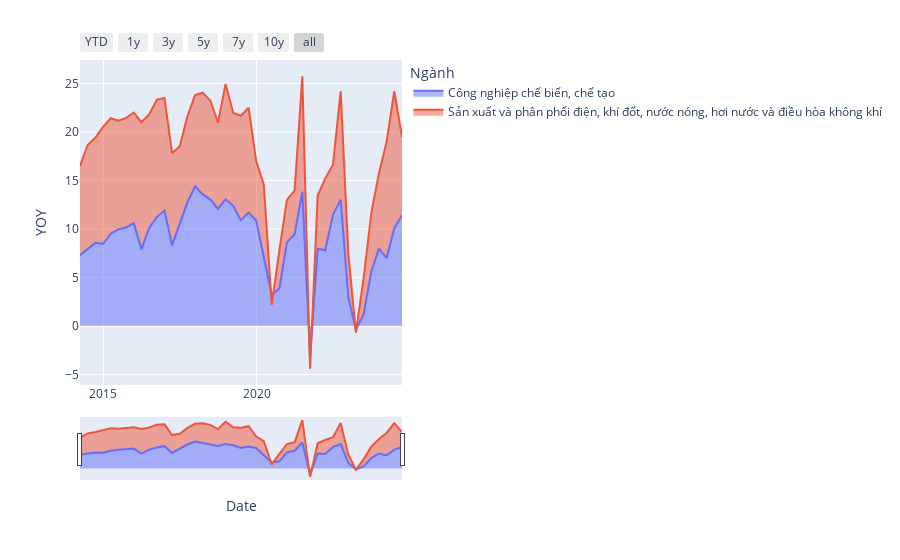

Notebook cell for this chart:
### Code cell
import pandas as pd
import plotly.express as px
import plotly.graph_objects as go

df_show = dfs_gdp_ss[
    (
        (dfs_gdp_ss["Ngành"] == "Công nghiệp chế biến, chế tạo")
        | (
            dfs_gdp_ss["Ngành"]
            == "Sản xuất và phân phối điện, khí đốt, nước nóng, hơi nước và điều hòa không khí"
        )
    )
]

fig = px.area(df_show, x="Date", y="YOY", color="Ngành")

fig.update_xaxes(
    rangeslider_visible=True,
    rangeselector=dict(
        buttons=[
            dict(count=1, label="YTD", step="year", stepmode="todate"),
            dict(count=1, label="1y", step="year", stepmode="backward"),
            dict(count=3, label="3y", step="year", stepmode="backward"),
            dict(count=5, label="5y", step="year", stepmode="backward"),
            dict(count=7, label="7y", step="year", stepmode="backward"),
            dict(count=10, label="10y", step="year", stepmode="backward"),
            dict(step="all"),
        ]
    ),
)

fig.show()

### Figure 1 — Plotly figure (JSON) as saved in the notebook; plotly's stock layout.template omitted (floating-point values rounded to 4 significant figures)
{"data": [{"fillpattern": {"shape": ""}, "hovertemplate": "Ngành=Công nghiệp chế biến, chế tạo<br>Date=%{x}<br>YOY=%{y}<extra></extra>", "legendgroup": "Công nghiệp chế biến, chế tạo", "line": {"color": "#636efa"}, "marker": {"symbol": "circle"}, "mode": "lines", "name": "Công nghiệp chế biến, chế tạo", "orientation": "v", "showlegend": true, "stackgroup": "1", "type": "scatter", "x": ["2024-09-29T00:00:00", "2024-06-29T00:00:00", "2024-03-29T00:00:00", "2023-12-29T00:00:00", "2023-09-29T00:00:00", "2023-06-29T00:00:00", "2023-03-29T00:00:00", "2022-12-29T00:00:00", "2022-09-29T00:00:00", "2022-06-29T00:00:00", "2022-03-29T00:00:00", "2021-12-29T00:00:00", "2021-09-29T00:00:00", "2021-06-29T00:00:00", "2021-03-29T00:00:00", "2020-12-27T00:00:00", "2020-09-29T00:00:00", "2020-06-29T00:00:00", "2020-03-27T00:00:00", "2019-12-27T00:00:00", "2019-09-28T00:00:00", "2019-06-28T00:00:00", "2019-03-29T00:00:00", "2018-12-27T00:00:00", "2018-09-28T00:00:00", "2018-06-29T00:00:00", "2018-03-29T00:00:00", "2017-12-29T00:00:00", "2017-09-29T00:00:00", "2017-06-29T00:00:00", "2017-03-29T00:00:00", "2016-12-29T00:00:00", "2016-09-29T00:00:00", "2016-06-29T00:00:00", "2016-03-29T00:00:00", "2015-12-29T00:00:00", "2015-09-29T00:00:00", "2015-06-29T00:00:00", "2015-03-29T00:00:00", "2014-12-29T00:00:00", "2014-09-29T00:00:00", "2014-06-27T00:00:00", "2014-03-28T00:00:00"], "xaxis": "x", "y": [11.41, 10.04, 6.98, 7.966, 5.612, 1.176, -0.3709, 2.98, 13.02, 11.45, 7.792, 7.963, -3.236, 13.84, 9.45, 8.632, 3.859, 3.202, 7.12, 10.86, 11.68, 10.9, 12.35, 13.06, 12.06, 13.02, 13.56, 14.4, 12.77, 10.52, 8.3, 11.9, 11.22, 10.1, 7.9, 10.6, 10.15, 9.95, 9.51, 8.45, 8.571, 7.886, 7.3], "yaxis": "y"}, {"fillpattern": {"shape": ""}, "hovertemplate": "Ngành=Sản xuất và phân phối điện, khí đốt, nước nóng, hơi nước và điều hòa không khí<br>Date=%{x}<br>YOY=%{y}<extra></extra>", "legendgroup": "Sản xuất và phân phối điện, khí đốt, nước nóng, hơi nước và điều hòa không khí", "line": {"color": "#EF553B"}, "marker": {"symbol": "circle"}, "mode": "lines", "name": "Sản xuất và phân phối điện, khí đốt, nước nóng, hơi nước và điều hòa không khí", "orientation": "v", "showlegend": true, "stackgroup": "1", "type": "scatter", "x": ["2024-09-29T00:00:00", "2024-06-29T00:00:00", "2024-03-29T00:00:00", "2023-12-29T00:00:00", "2023-09-29T00:00:00", "2023-06-29T00:00:00", "2023-03-29T00:00:00", "2022-12-29T00:00:00", "2022-09-29T00:00:00", "2022-06-29T00:00:00", "2022-03-29T00:00:00", "2021-12-29T00:00:00", "2021-09-29T00:00:00", "2021-06-29T00:00:00", "2021-03-29T00:00:00", "2020-12-27T00:00:00", "2020-09-29T00:00:00", "2020-06-29T00:00:00", "2020-03-27T00:00:00", "2019-12-27T00:00:00", "2019-09-28T00:00:00", "2019-06-28T00:00:00", "2019-03-29T00:00:00", "2018-12-27T00:00:00", "2018-09-28T00:00:00", "2018-06-29T00:00:00", "2018-03-29T00:00:00", "2017-12-29T00:00:00", "2017-09-29T00:00:00", "2017-06-29T00:00:00", "2017-03-29T00:00:00", "2016-12-29T00:00:00", "2016-09-29T00:00:00", "2016-06-29T00:00:00", "2016-03-29T00:00:00", "2015-12-29T00:00:00", "2015-09-29T00:00:00", "2015-06-29T00:00:00", "2015-03-29T00:00:00", "2014-12-29T00:00:00", "2014-09-29T00:00:00", "2014-06-27T00:00:00", "2014-03-28T00:00:00"], "xaxis": "x", "y": [8.061, 14.15, 11.97, 7.757, 5.987, 3.696, -0.3186, 4.491, 11.16, 5.168, 7.421, 5.484, -1.179, 11.9, 4.5, 4.362, 3.969, -1.028, 7.46, 6.128, 10.83, 10.76, 9.6, 11.87, 8.886, 10.2, 10.5, 9.4, 8.87, 8, 9.5, 11.6, 12.1, 11.7, 13.1, 11.4, 11.3, 11.2, 11.9, 12.1, 10.84, 10.76, 9.2], "yaxis": "y"}], "layout": {"legend": {"title": {"text": "Ngành"}, "tracegroupgap": 0}, "margin": {"t": 60}, "xaxis": {"anchor": "y", "domain": [0, 1], "rangeselector": {"buttons": [{"count": 1, "label": "YTD", "step": "year", "stepmode": "todate"}, {"count": 1, "label": "1y", "step": "year", "stepmode": "backward"}, {"count": 3, "label": "3y", "step": "year", "stepmode": "backward"}, {"count": 5, "label": "5y", "step": "year", "stepmode": "backward"}, {"count": 7, "label": "7y", "step": "year", "stepmode": "backward"}, {"count": 10, "label": "10y", "step": "year", "stepmode": "backward"}, {"step": "all"}]}, "rangeslider": {"visible": true}, "title": {"text": "Date"}}, "yaxis": {"anchor": "x", "domain": [0, 1], "title": {"text": "YOY"}}}}
